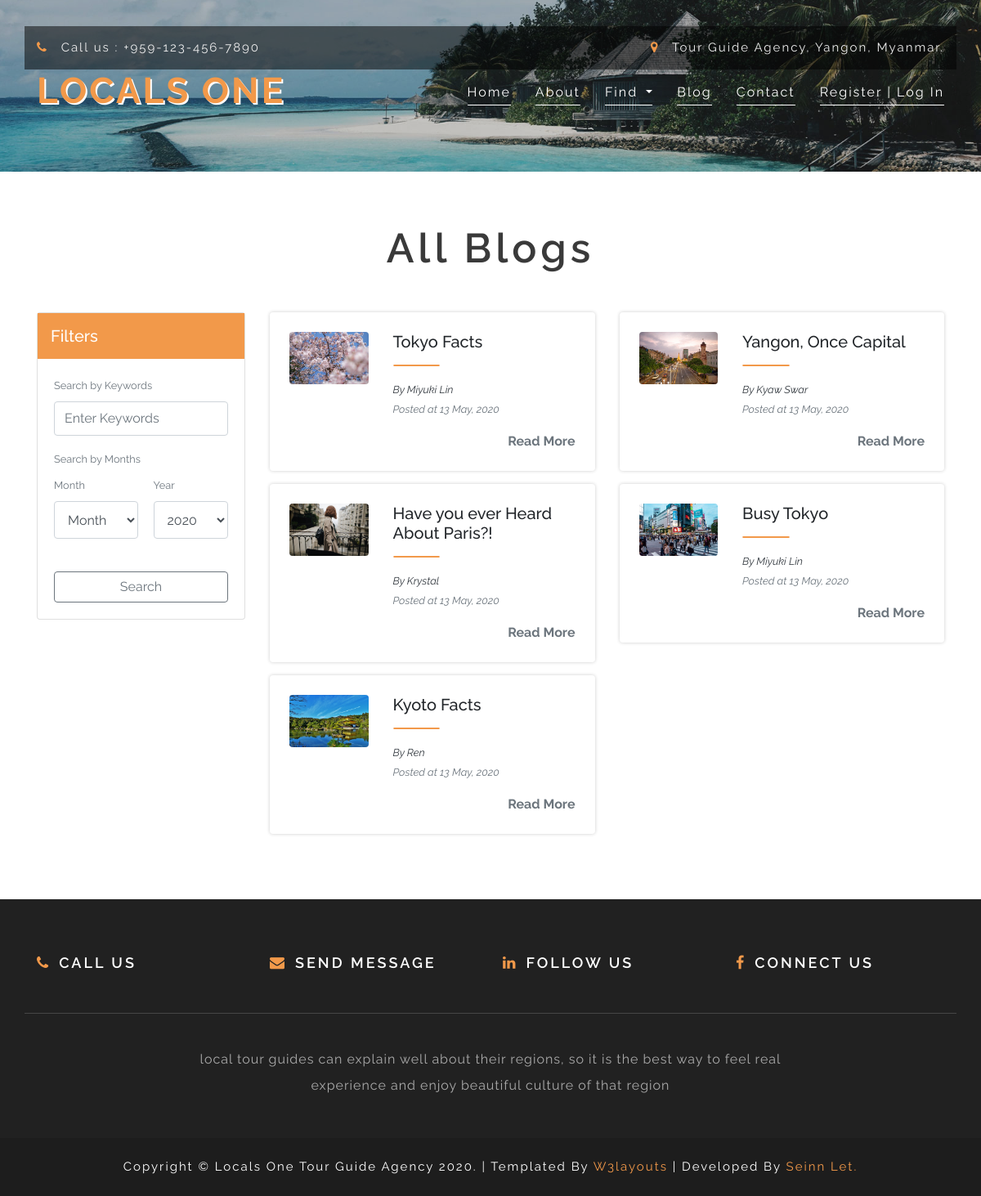
The app's page /index.php/blog/showall with its own data.
### tables this page shows
CREATE TABLE `blog` (
  `blogid` int(10) UNSIGNED NOT NULL,
  `image` varchar(255) NOT NULL,
  `title` varchar(255) NOT NULL,
  `description` text NOT NULL,
  `tourguideid` int(11) NOT NULL,
  `postdate` timestamp NOT NULL DEFAULT current_timestamp()
);

CREATE TABLE `tourguide` (
  `tourguideid` int(10) UNSIGNED NOT NULL,
  `tourguidename` varchar(255) NOT NULL,
  `email` varchar(100) NOT NULL,
  `phone` varchar(30) NOT NULL,
  `address` varchar(255) NOT NULL,
  `regionid` int(11) NOT NULL,
  `level` varchar(30) NOT NULL,
  `gender` varchar(10) NOT NULL,
  `password` varchar(100) NOT NULL,
  `profilepicture` varchar(255) NOT NULL,
  `description` text NOT NULL,
  `credentials` text NOT NULL,
  `experience` varchar(255) NOT NULL,
  `feesperday` double NOT NULL,
  `staffid` int(11) NOT NULL,
  `registered_at` timestamp NOT NULL DEFAULT current_timestamp()
);

### application/controllers/Blog.php (called while the page is built, shortened)
<?php
	class Blog extends CI_Controller
	{
		public function showall()
		{
			$data['bloglist'] = $this->Blog_mdl->showall();
			$data['innerdata'] = 'blog_showall';
			$this->load->view('template', $data);
		}
	}
?>

### index.php (called while the page is built, shortened)
<?php
require_once BASEPATH.'core/CodeIgniter.php';

### application/models/Blog_mdl.php (called while the page is built, shortened)
<?php
	class Blog_mdl extends CI_Model
	{
		public function showall()
		{
			$this->db->select('blog.*, tourguide.tourguidename');
			$this->db->from('blog');
			$this->db->join('tourguide', 'blog.tourguideid = tourguide.tourguideid');
			$this->db->order_by('postdate', 'DESC');
			$sql = $this->db->get('');
			return $sql->result();
		}
	}
?>

### application/views/blog_showall.php (the view, shortened to what this page needs)
<div class="innerpage-banner">
	<div class="layer1">
	</div>
</div>
<section class="tours py-5">
	<div class="container py-3">
	<h3 class="heading text-center mb-md-5 mb-4"> <?php if (!isset($searchbloglist)) {echo 'All';} else {echo 'Searched';} ?> Blogs </h3>
		<div class="row">
			<div class="col-md-3">
				<div class="card mb-4">
					<h5 class="p-3 text-white" style="background-color: #f2994a;">Filters</h5>
					<div class="card-body">
						<form method="post" action="<?= base_url().'index.php/Blog/search' ?>">
							<p class="text-secondary mb-2"><small>Search by Keywords</small></p>
							<p>
								<input type="text" name="keyword" placeholder="Enter Keywords" class="form-control rounded py-2 mb-3" value="<?= set_value('keyword') ?>">
							</p>
							<p class="text-secondary mb-2"><small>Search by Months</small></p>
							<div class="row">
								<div class="col-6 pr-1">
									<p class="text-secondary mb-2"><small>Month</small></p>
									<div class="form-group">
										<select class="form-control rounded" name="month">
											<option selected disabled>Month</option>
										</select>
									</div>
								</div>
								<div class="col-6">
									<p class="text-secondary mb-2"><small>Year</small></p>
									<div class="form-group">
										<select class="form-control rounded" name="year">
											<?php
				                for ($i = 2020; $i >= 2018; $i--):
				              ?>
				              <option value="<?= $i ?>" <?php if(set_value('year')==$i) echo 'selected' ?>><?= $i ?></option>
				              <?php endfor; ?>
										</select>
									</div>
								</div>
							</div>
							<p>
								<input type="submit" name="btnsearch"	value="Search" class="btn btn-outline-secondary btn-block mt-4">
							</p>
						</form>
					</div>
				</div>
			</div>
			<div class="col-md-9">
				<?php if (!isset($searchbloglist)): ?>
				<div class="row blogs bg-white">
					<?php
		        foreach ($bloglist as $blog):
		        $blogid = $blog->blogid;
		        $title = $blog->title;
		        $postdate = $blog->postdate;
		        $image = $blog->image;
		        $tourguidename = $blog->tourguidename;
		      ?>
					<div class="col-md-6">
						<div class="card p-4 mb-3">
							<div class="row">
								<div class="col-sm-4">
									<img src="<?= base_url().'assets/backend/img/blog/'.$image ?>" alt="blog image" style="width: 100%;" class="rounded mb-3">
								</div>
								<div class="col-sm-8">
									<h5><?= $title ?></h5>
									<hr style="border: 1px solid #f2994a;" class="ml-0 w-25 rounded">
									<p class="text-secondary font-italic">
										<span class="text-dark"><small>By <?= $tourguidename ?></small></span>
										<br><small>Posted at <?= date("d M, Y", strtotime($postdate)) ?></small></p>
									<p class="text-right mt-3">
										<a href="<?= base_url().'index.php/Blog/show/'.$blogid ?>" class="font-weight-bold readmore">Read More</a>
									</p>
								</div>
							</div>
						</div>
					</div>
					<?php endforeach; ?>
				</div>
				<?php endif ?>
				</div>
			</div>
		</div>
</section>

### application/views/template.php (shortened to what this page needs)
<!DOCTYPE html>
<html lang="en">
<head>
	<link href="<?php echo base_url(); ?>assets/frontend/css/popuo-box.css" rel="stylesheet" type="text/css" media="all" />
	<link rel="stylesheet" href="<?php echo base_url(); ?>assets/frontend/css/bootstrap.css">
	<link rel="stylesheet" href="<?php echo base_url(); ?>assets/frontend/css/style.css" type="text/css" media="all" />
	<link rel="stylesheet" href="<?php echo base_url(); ?>assets/frontend/css/font-awesome.css">
	<link href="<?php echo base_url(); ?>assets/backend/vendor/datatables/dataTables.bootstrap4.min.css" rel="stylesheet">
</head>
<body>
<header>
	<div class="container agile-banner_nav">
		<div class="row header-top">
			<div class="col-md-5 top-left p-0">
				<p><i class="fa fa-phone" aria-hidden="true"></i> Call us : +959-123-456-7890 </p>
			</div>
			<div class="col-md-7 top-right p-0">
				<p><i class="fa fa-map-marker" aria-hidden="true"></i> Tour Guide Agency, Yangon, Myanmar.
			</div>
		</div>
		<nav class="navbar navbar-expand-lg navbar-light bg-light">
			<h1><a class="navbar-brand" href="<?= base_url() ?>">Locals One</a></h1>
			<div class="collapse navbar-collapse justify-content-center" id="navbarSupportedContent">
				<ul class="navbar-nav ml-auto">
					<li class="nav-item <?php if($this->uri->segment(1) == "") echo 'active' ?>">
						<a class="nav-link" href="<?= base_url() ?>">Home <span class="sr-only">(current)</span></a>
					</li>
					<li class="nav-item <?php if($this->uri->segment(1) == "About") echo 'active' ?>">
						<a class="nav-link" href="<?php echo base_url().'index.php/About'; ?>">About</a>
					</li>
					<li class="dropdown nav-item <?php if($this->uri->segment(1) == "Tour" || $this->uri->segment(1) == "Tourguide") echo 'active' ?>">
						<a href="#" class="dropdown-toggle nav-link" data-toggle="dropdown">Find
						</a>
					</li>
					<li class="nav-item <?php if($this->uri->segment(1) == "Blog") echo 'active' ?>">
						<a class="nav-link" href="<?php echo base_url().'index.php/Blog/showall'; ?>">Blog</a>
					</li>
					<li class="nav-item <?php if($this->uri->segment(1) == "Contact") echo 'active' ?>">
						<a class="nav-link" href="<?php echo base_url().'index.php/Contact'; ?>">Contact</a>
					</li>
					<?php if ($this->session->userdata('role') == 'user'): ?>
						<li class="dropdown nav-item">
							<a href="#" class="dropdown-toggle nav-link" data-toggle="dropdown">
								<img src="<?= base_url().'assets/frontend/images/profile/'.$this->session->userdata('profilepicture'); ?>" style="width: 40px; height: 40px;" class="rounded-circle mr-2">
									<?= $this->session->userdata('name'); ?>
								<b class="caret"></b>
							</a>
							<ul class="dropdown-menu agile_short_dropdown">
								<li class="pl-3">
									<a href="<?= base_url().'index.php/User/profile/'.$this->session->userdata('id') ?>">
										<i class="fa fa-user pr-3"></i>Profile
									</a>
								</li>
								<li class="pl-3">
									<a href="<?= base_url().'index.php/Booking/bookinglist' ?>">
										<i class="fa fa-history pr-3"></i>My Bookings
									</a>
								</li>
								<li class="pl-3">
									<a href="<?= base_url().'index.php/Blog/likelist/'.$this->session->userdata('id') ?>">
										<i class="fa fa-thumbs-up pr-3"></i>Liked Blog
									</a>
								</li>
								<li class="pl-3">
									<a href="<?= base_url().'index.php/Report/help' ?>">
										<i class="fa fa-info-circle pr-3"></i>Help
									</a>
								</li>
								<li class="pl-3">
									<a href="<?php echo base_url().'index.php/Login/logout'; ?>">
										<i class="fa fa-sign-out pr-3"></i>Log out
									</a>
								</li>
							</ul>
						</li>
					<?php else: ?>
						<li class="nav-item pr-lg-0">
							<a class="nav-link pr-lg-0" href="<?= base_url().'index.php/Login' ?>">Register | Log In</a>
						</li>
					<?php endif ?>
				</ul>
			</div>
		</nav>
	</div>
</header>
		<?php $this->load->view($innerdata); ?>
<footer class="pt-5">
	<div class="container py-md-3">
		<div class="row footer-grids pb-md-5 pb-3">
			<div class="col-md-3 col-sm-6 col-6">
				<a href="tel: +959-123-456-7890"> <i class="fa fa-phone"></i>Call Us</a>
			</div>
			<div class="col-md-3 col-sm-6 col-6">
				<a href="mailto: info@localsone.com"> <i class="fa fa-envelope"></i>Send Message</a>
			</div>
			<div class="col-md-3 col-sm-6 col-6 mt-md-0 mt-2">
				<a href="http://linkedin.com" target="_blank"> <i class="fa fa-linkedin"></i>Follow Us</a>
			</div>
			<div class="col-md-3 col-sm-6 col-6 mt-md-0 mt-2">
				<a href="http://facebook.com" target="_blank"> <i class="fa fa-facebook"></i>Connect Us</a>
			</div>
		</div>
		<div class="subscribe-grid text-center">
			<p class="para three mt-4">local tour guides can explain well about their regions, so it is the best way to feel real experience and enjoy beautiful culture of that region</p>
		</div>
	</div>
</footer>
<section class="copyright py-4 text-center">
	<div class="container">
		<p>Copyright &copy; Locals One Tour Guide Agency 2020. | Templated by <a href="http://w3layouts.com/" target="=_blank"> W3layouts </a> | Developed by <a href="http://seinnletlethninn.me/" target="=_blank"> Seinn Let. </a></p>
	</div>
</section>
</body>
</html>

### assets/frontend/css/style.css (style rules this page uses)
body { padding:0; margin:0; background:#fff; position:relative; font-family: 'Raleway', sans-serif; }
body a { transition:0.5s all; -webkit-transition:0.5s all; -moz-transition:0.5s all; -o-transition:0.5s all; -ms-transition:0.5s all; }
input[type="button"],input[type="submit"],.contact-form input[type="submit"] { transition:0.5s all; -webkit-transition:0.5s all; -moz-transition:0.5s all; -o-transition:0.5s all; -ms-transition:0.5s all; }
h1,h2,h3,h4,h5,h6 { margin:0; font-family: 'Raleway', sans-serif; }
p { margin:0; }
ul { margin:0; padding:0; }
img { width:100%; }
header { position: absolute; z-index: 9; width: 100%; padding: 2em 0; }
.bg-light { background-color: transparent !important; }
.navbar-light .navbar-nav .nav-link { color: #fff; font-size: 16px; letter-spacing: 2px; border-bottom: 1px solid #fff; }
li.nav-item { padding: 0 15px; }
.navbar-light .navbar-brand { font-size: 1.1em; color: #f2994a; text-shadow: 2px 2px #ffffff; text-decoration: none; font-weight: 700; margin: 0; text-transform: uppercase; padding: 0; letter-spacing: 3px; }
.navbar-expand-lg .navbar-nav .nav-link { padding-right: 0; padding-left: 0; padding-bottom: .2rem; }
.header-top { background: rgba(0, 0, 0, 0.5); padding: 15px; }
.navbar { padding: 0; }
.header-top p { margin: 0; color: #eee; letter-spacing: 2px; font-size: 15px; }
.header-top p i { color: #f2994a; margin-right: 10px; }
.top-right { text-align: right; }
select.form-control:not([size]):not([multiple]) { height: calc(2.25rem + 10px); }
.form-control { border-radius: 0rem; }
h2.heading,h3.heading { font-size: 50px; text-transform: capitalize; font-weight: 600; letter-spacing: 5px; color: #3a3a3a; }
.w3_agile_services_grid .card, .tourguides .card, .blogs .card, #bookingdetail .card { box-shadow: 0px 0px 4px 0px rgba(0,0,0,0.2); border: 0; }
.readmore { color: #6c757d; }
footer { background: #212121; }
.footer-grids a { color: #fff; font-size: 18px; letter-spacing: 3px; font-weight: 600; text-transform: uppercase; }
.footer-grids i { color: #f2994a; margin-right: 10px; }
.footer-grids { border-bottom: 1px solid #464646; }
p.para { margin: 0; font-size: 0.95em; color: #a5a3a3; line-height: 2em; letter-spacing: 1px; }
.subscribe-grid { margin: 0 auto; width: 70%; }
.subscribe-grid p.para { color: #aaa; font-size: 16px; letter-spacing: 1px; padding: 1em 0 2em; text-transform: lowercase; }
.subscribe-grid p { color: #f2994a; font-size: 16px; letter-spacing: 1px; padding: 1em 0 2em; text-transform: capitalize; }
.copyright { background: #1d1d1d; }
.copyright p { color :#fff; font-size: 15px; letter-spacing: 2px; text-transform: capitalize; }
.copyright p a { color : #f2994a; }
.innerpage-banner { background: url(../images/banner1.jpg) no-repeat center; background-size: cover; min-height: 210px; }
.layer1 { background: rgba(37, 37, 37, 0.2); min-height: 210px; }
.blogs { background-color: #f9f9f9; }

### records on screen
blog: image (picture), title "Tokyo Facts", tourguideid.tourguidename "Miyuki Lin", postdate "13 May, 2020"
blog: image (picture), title "Yangon, Once Capital", tourguideid.tourguidename "Kyaw Swar", postdate "13 May, 2020"
blog: image (picture), title "Have you ever Heard About Paris?!", tourguideid.tourguidename "Krystal", postdate "13 May, 2020"
blog: image (picture), title "Busy Tokyo", tourguideid.tourguidename "Miyuki Lin", postdate "13 May, 2020"
blog: image (picture), title "Kyoto Facts", tourguideid.tourguidename "Ren", postdate "13 May, 2020"

### other values on screen
form field year "2020"
